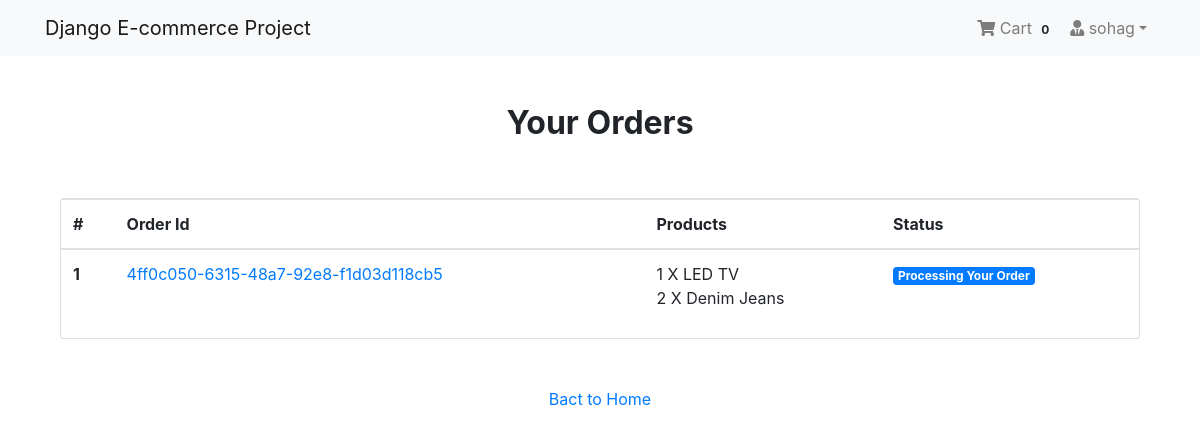
/payment/orders/ (signed in), run on the app's committed database.
### App_Login/models.py (models this page shows, shortened)
class User(AbstractBaseUser, PermissionsMixin):
    email = models.EmailField(unique=True, null=False)
    is_staff = models.BooleanField(
        ugettext_lazy('staff status'),
        default=False,
        help_text = ugettext_lazy('Designates whether the user can log in this site')
    )
    is_active = models.BooleanField(
        ugettext_lazy('active'),
        default=True,
        help_text=ugettext_lazy('Designates whether this user should be treated as active. Unselect this instead of deleting accounts')
    )
    USERNAME_FIELD = 'email'
    objects = MyUserManager()

class Profile(models.Model):
    user = models.OneToOneField(User, on_delete=models.CASCADE, related_name='profile')
    username = models.CharField(max_length=264, blank=True)
    full_name = models.CharField(max_length=264, blank=True)
    address_1 = models.TextField(max_length=300, blank=True)
    city = models.CharField(max_length=40, blank=True)
    zipcode = models.CharField(max_length=10, blank=True)
    country = models.CharField(max_length=50, blank=True)
    phone = models.CharField(max_length=20, blank=True)
    date_joined = models.DateTimeField(auto_now_add=True)

### App_Order/models.py (models this page shows, shortened)
class Order(models.Model):
    orderitems = models.ManyToManyField(Cart)
    user = models.ForeignKey(settings.AUTH_USER_MODEL, on_delete=models.CASCADE)
    ordered = models.BooleanField(default=False)
    created = models.DateTimeField(auto_now_add=True)
    paymentId = models.CharField(max_length=264, blank=True, null=True)
    orderId = models.CharField(max_length=200, blank=True, null=True)

class Cart(models.Model):
    user = models.ForeignKey(settings.AUTH_USER_MODEL, on_delete=models.CASCADE, related_name="cart")
    item = models.ForeignKey(Product, on_delete=models.CASCADE)
    quantity = models.IntegerField(default=1)
    purchased = models.BooleanField(default=False)
    created = models.DateTimeField(auto_now_add=True)
    updated = models.DateTimeField(auto_now=True)
    def __str__(self):
        return f'{self.quantity} X {self.item}'

### App_Shop/models.py (models this page shows)
class Product(models.Model):
    mainimage = models.ImageField(upload_to='Products')
    name = models.CharField(max_length=264)
    category = models.ForeignKey(Category, on_delete=models.CASCADE, related_name='category')
    preview_text = models.TextField(max_length=200, verbose_name='Preview Text')
    detail_text = models.TextField(max_length=1000, verbose_name='Description')
    price = models.FloatField()
    old_price = models.FloatField(default=0.00)
    created = models.DateTimeField(auto_now_add=True)
    def __str__(self):
        return self.name
    class Meta:
        ordering = ['-created',]

### App_Payment/views.py (the view)
# urls.py: path('orders/', views.order_view, name="orders"),
@login_required
def order_view(request):
    try:
        orders = Order.objects.filter(user=request.user, ordered=True)
        context = {"orders": orders}
    except:
        messages.warning(request, "You do no have an active order")
        return redired("App_Shop:home")
    return render(request, "App_Payment/order.html", context)

### App_Order/templatetags/cart_tag.py (called while the page is built)
@register.filter
def cart_total(user):
    order = Order.objects.filter(user=user, ordered=False)
    if order.exists():
        return order[0].orderitems.count()
    else:
        return 0

### templates/App_Payment/order.html
{% extends 'base.html' %}
{% block body_block %}
<div class="container mt-5">
  <h2 class="text-center"><strong>Your Orders</strong></h2>
  <div class="row">
    <div class="col-md-12">
      <div class="card mt-5" style="height:auto">
        <div class="table-responsive">
          <table class="table">
            <thead>
              <tr>
                <th scope="col">#</th>
                <th scope="col">Order Id</th>
                <th scope="col">Products</th>
                <th scope="col">Status</th>
              </tr>
            </thead>
            <tbody>
              {% for order in orders %}
              <tr>
                <th scope="row">{{ forloop.counter }}</th>
                <td><a href="#">{{ order.orderId }}</a></td>
                <td>
                  {% for item in order.orderitems.all %} {{item}} <br> {% endfor %}
                </td>
                <td><span class="badge badge-primary">Processing Your Order</span></td>
              </tr>
              {% endfor %}
            </tbody>
          </table>
        </div>
      </div>
    </div>
    <div class="col-md-12 my-5 text-center">
      <a href="{% url 'App_Shop:home' %}">Bact to Home</a>
    </div>
  </div>
</div>
{% endblock %}

### templates/navbar.html (shortened to what this page needs)
{% load cart_tag %}
<nav class="navbar navbar-expand-lg navbar-light bg-light">
  <div class="container">
    <a class="navbar-brand" href="{% url 'App_Shop:home' %}">Django E-commerce Project</a>
    <div class="collapse navbar-collapse" id="navbarNav">
      <ul class="navbar-nav ml-auto">
        {% if request.user.is_authenticated %}
        <li class="nav-item">
          <a href="{% url 'App_Order:cart' %}" class="nav-link">
              <i class="fa fa-shopping-cart"></i> Cart
              <span class="badge badge-light">{{ request.user | cart_total }}</span>
          </a>
        </li>
        <li class="nav-item dropdown">
          <a class="nav-link dropdown-toggle" href="#" id="navbarDropdown" role="button" data-toggle="dropdown" aria-haspopup="true" aria-expanded="false"><i class="fas fa-user-tie"></i> {{request.user.profile.username}}</a>
        </li>
        {% else %}
        <li class="nav-item">
          <a href="{% url 'App_Login:login' %}" class="btn btn-primary">Login</a>
        </li>
        {% endif %}
      </ul>
    </div>
  </div>
</nav>

### templates/base.html (style rules this page uses)
.card { height: 350px; }

### data on the page
User: user|cart_total "0", user.profile.username "sohag"
Order: orderId "4ff0c050-6315-48a7-92e8-f1d03d118cb5"
Cart: quantity+item "1 X LED TV"
Cart: quantity+item "2 X Denim Jeans"
